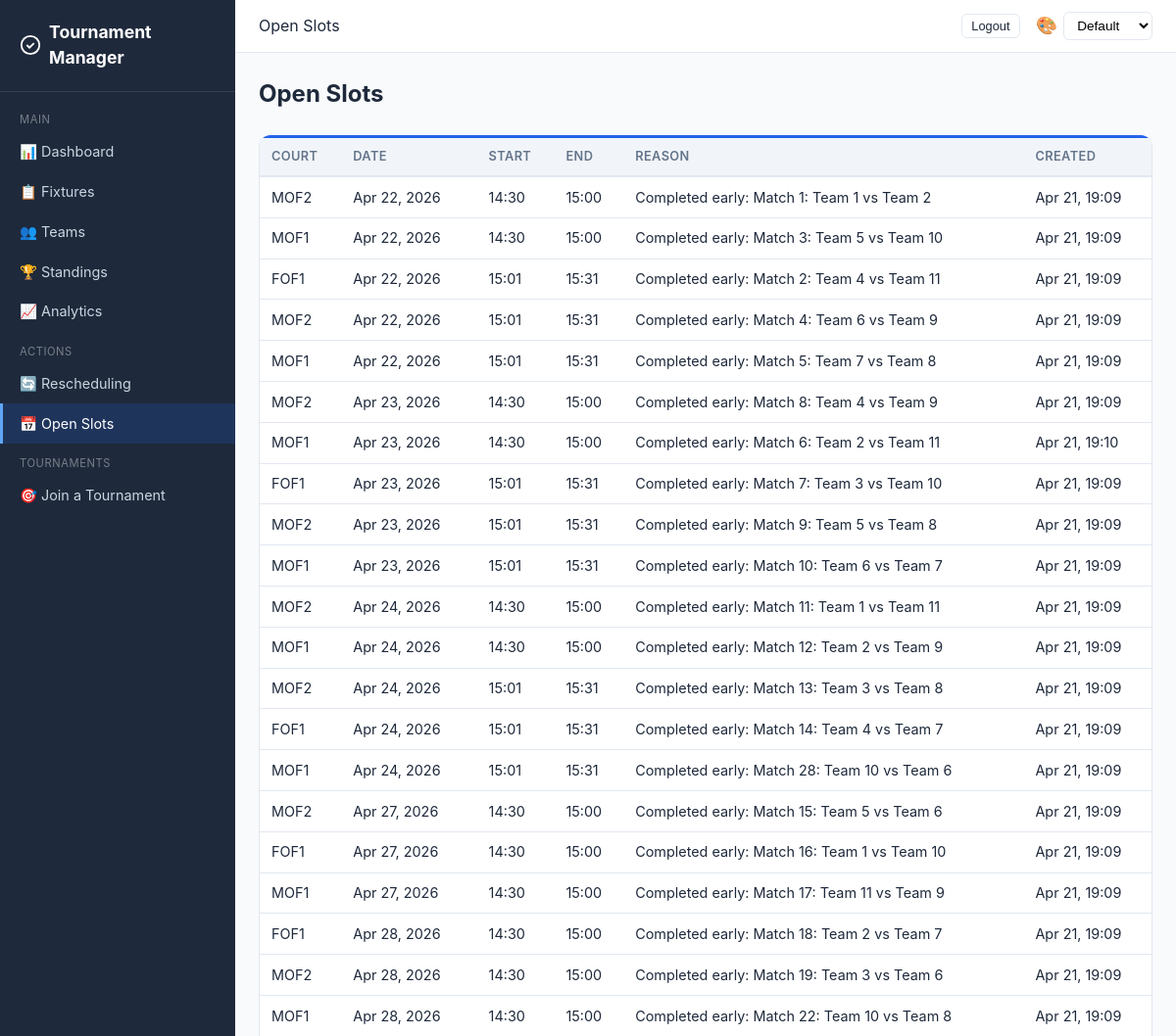
Page /open-slots/ (signed in, upper part) on the earlier database version.
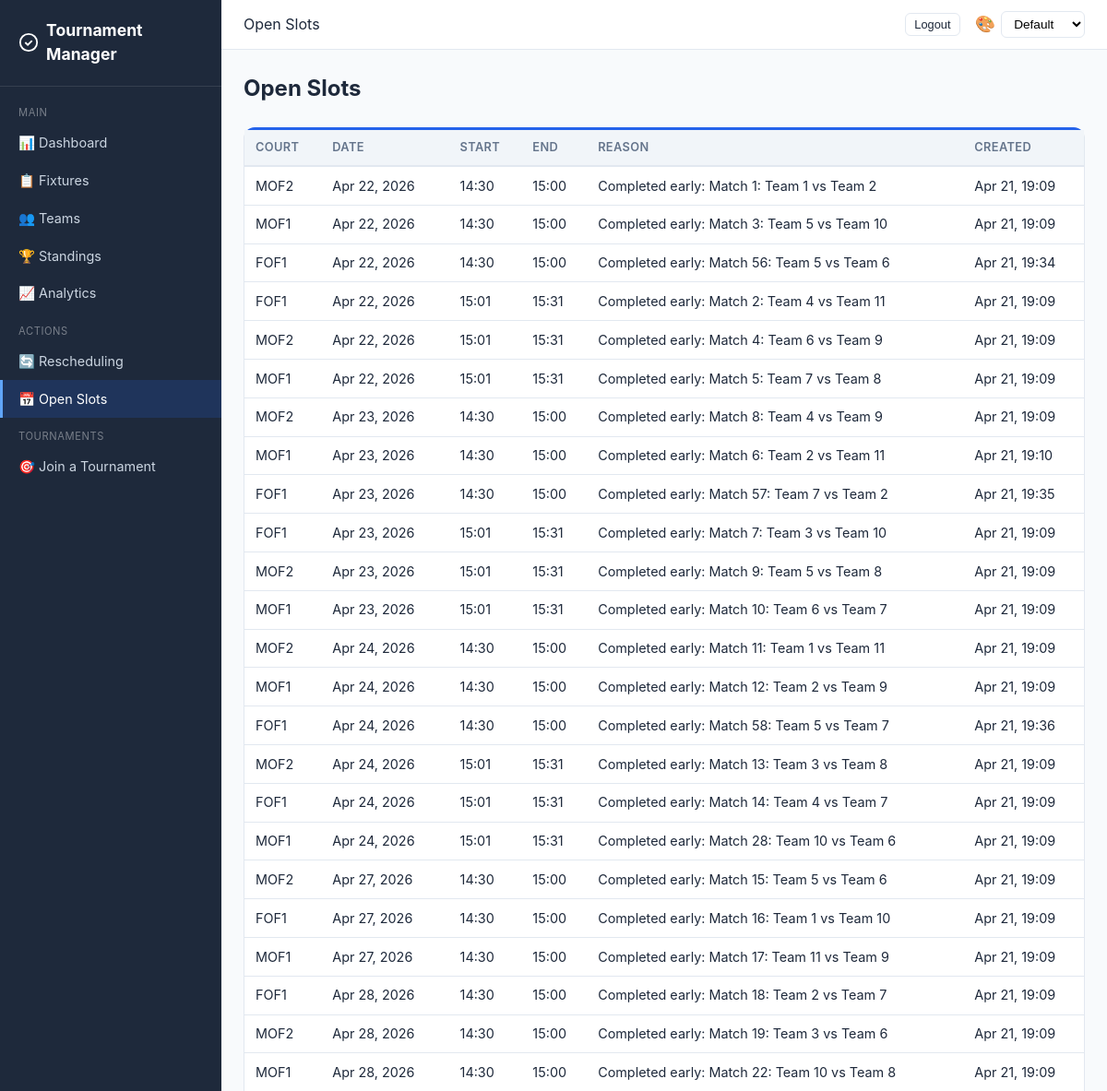
Same page on the later database version.
### core/models.py (models this page shows, shortened)
class OpenSlot(models.Model):
    tournament = models.ForeignKey(
        Tournament, on_delete=models.CASCADE, related_name="open_slots"
    )
    court = models.ForeignKey(Court, on_delete=models.CASCADE)
    start_time = models.DateTimeField()
    end_time = models.DateTimeField()
    reason = models.CharField(max_length=200, default="")
    created_at = models.DateTimeField(auto_now_add=True)
    class Meta:
        ordering = ["start_time"]

class Court(models.Model):
    tournament = models.ForeignKey(
        Tournament, on_delete=models.CASCADE, related_name="courts"
    )
    name = models.CharField(max_length=100)
    is_available = models.BooleanField(default=True)
    class Meta:
        unique_together = ["tournament", "name"]

### core/views.py (the view)
# urls.py: path("open-slots/", views.open_slots_view, name="open_slots"),
@login_required
def open_slots_view(request):
    tournament = _get_tournament(request)
    if tournament:
        _expire_no_show_reports(tournament)
    context = {
        "tournament": tournament,
        "slots": [],
        **_tournament_context(request, tournament),
    }
    if tournament:
        _sync_open_slots_for_tournament(tournament)
        context["slots"] = tournament.open_slots.select_related("court").filter(end_time__gt=timezone.now())
    return _render_refreshable_page(
        request,
        "core/open_slots.html",
        "core/partials/open_slots_content.html",
        context,
    )

### core/models.py (called while the page is built)
    def __str__(self):
        t1 = self.team1.name if self.team1 else "TBD"
        t2 = self.team2.name if self.team2 else "TBD"
        return f"Match {self.match_number}: {t1} vs {t2}"

### core/views.py (called while the page is built)
def _get_team(user, tournament=None):
    if tournament is not None:
        membership = user.memberships.filter(team__tournament=tournament).select_related("team").first()
        return membership.team if membership else None
    membership = (
        user.memberships
        .filter(team__status="active")
        .select_related("team__tournament")
        .order_by("role", "joined_at")
        .first()
    )
    if membership:
        return membership.team
    membership = user.memberships.select_related("team__tournament").order_by("role", "joined_at").first()
    return membership.team if membership else None

def _is_organizer(user):
    return user.is_staff or user.is_superuser

def _is_partial_refresh(request):
    return (
        request.GET.get("partial") == "1"
        and request.headers.get("x-requested-with", "").lower() == "xmlhttprequest"
    )

### templates/core/open_slots.html (shortened to what this page needs)
{% extends "core/base.html" %}
{% block page_header %}Open Slots{% endblock %}
{% block content %}
<h1 class="page-title">Open Slots</h1>
<div id="open-slots-live-region" data-auto-refresh="true" data-refresh-interval="10000">
    {% include "core/partials/open_slots_content.html" %}
</div>
{% endblock %}

### templates/core/partials/open_slots_content.html
{% if tournament %}
<div class="card">
    <div class="table-container">
    <table>
        <thead><tr><th>Court</th><th>Date</th><th>Start</th><th>End</th><th>Reason</th><th>Created</th></tr></thead>
        <tbody>
        {% for slot in slots %}
        <tr>
            <td>{{ slot.court.name }}</td>
            <td>{{ slot.start_time|date:"M d, Y" }}</td>
            <td>{{ slot.start_time|date:"H:i" }}</td>
            <td>{{ slot.end_time|date:"H:i" }}</td>
            <td>{{ slot.reason }}</td>
            <td>{{ slot.created_at|date:"M d, H:i" }}</td>
        </tr>
        {% empty %}
        <tr><td colspan="6" class="text-center text-muted">No open slots available.</td></tr>
        {% endfor %}
        </tbody>
    </table>
    </div>
</div>
{% else %}
<p class="text-muted">No tournament active.</p>
{% endif %}

Differences in the rows shown:
added OpenSlot: court.name "FOF1", start_time "Apr 22, 2026", start_time "14:30", end_time "15:00", reason "Completed early: Match 56: Team 5 vs Team 6", created_at "Apr 21, 19:34"
added OpenSlot: court.name "FOF1", start_time "Apr 23, 2026", start_time "14:30", end_time "15:00", reason "Completed early: Match 57: Team 7 vs Team 2", created_at "Apr 21, 19:35"
added OpenSlot: court.name "FOF1", start_time "Apr 24, 2026", start_time "14:30", end_time "15:00", reason "Completed early: Match 58: Team 5 vs Team 7", created_at "Apr 21, 19:36"
